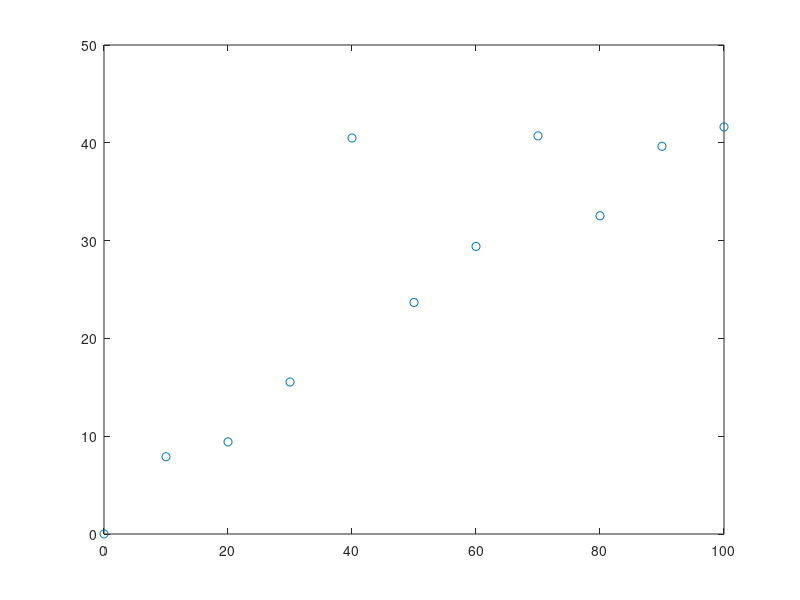

Source code (MATLAB): (Note: this script raises an error after producing the figure.)
x=[0; 
   10; 
   20; 
   30; 
   40;
   50;
   60;
   70;
   80;
   90;
   100]

y=[0.01; 
   7.90; 
   9.42; 
   15.54; 
   40.49;
   23.67;
   29.40;
   40.71;
   32.54;
   39.64;
   41.62]

plot (x,y,'o')

f1=@(x) x.^1
f2=@(x) x.^0

F=@(x) [f1(x) f2(x)] %f no formato de linha

k=ufrgs_ajuste(x,y,F)

a=k(1)
b=k(2)

y=@(x) a*x+b

hold on
fplot (y,[0 100])